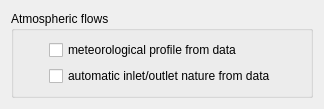
<ui version="4.0" >
 <class>BoundaryConditionsMeteoForm</class>
 <widget class="QWidget" name="BoundaryConditionsMeteoForm" >
  <property name="geometry" >
   <rect>
    <x>0</x>
    <y>0</y>
    <width>324</width>
    <height>103</height>
   </rect>
  </property>
  <property name="windowTitle" >
   <string>Form</string>
  </property>
  <layout class="QGridLayout" name="gridLayout_2" >
   <item row="0" column="0" >
    <widget class="QGroupBox" name="groupBoxMeteo" >
     <property name="title" >
      <string>Atmospheric flows</string>
     </property>
     <layout class="QHBoxLayout" name="horizontalLayout" >
      <item>
       <spacer name="horizontalSpacer" >
        <property name="orientation" >
         <enum>Qt::Horizontal</enum>
        </property>
        <property name="sizeHint" stdset="0" >
         <size>
          <width>5</width>
          <height>13</height>
         </size>
        </property>
       </spacer>
      </item>
      <item>
       <layout class="QGridLayout" name="gridLayout" >
        <item row="0" column="0" >
         <widget class="QCheckBox" name="checkBoxReadData" >
          <property name="text" >
           <string>meteorological profile from data</string>
          </property>
         </widget>
        </item>
        <item row="1" column="0" >
         <widget class="QCheckBox" name="checkBoxAutoNature" >
          <property name="text" >
           <string>automatic inlet/outlet nature from data</string>
          </property>
         </widget>
        </item>
       </layout>
      </item>
      <item>
       <spacer name="horizontalSpacer_2" >
        <property name="orientation" >
         <enum>Qt::Horizontal</enum>
        </property>
        <property name="sizeHint" stdset="0" >
         <size>
          <width>6</width>
          <height>13</height>
         </size>
        </property>
       </spacer>
      </item>
     </layout>
    </widget>
   </item>
  </layout>
 </widget>
 <resources/>
 <connections/>
</ui>
